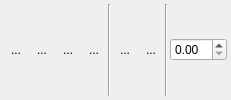
<?xml version="1.0" encoding="UTF-8"?>
<ui version="4.0">
 <class>FrameEditor</class>
 <widget class="QWidget" name="FrameEditor">
  <property name="windowTitle">
   <string>Form</string>
  </property>
  <layout class="QHBoxLayout" name="horizontalLayout">
   <property name="spacing">
    <number>2</number>
   </property>
   <property name="leftMargin">
    <number>4</number>
   </property>
   <property name="topMargin">
    <number>4</number>
   </property>
   <property name="rightMargin">
    <number>4</number>
   </property>
   <property name="bottomMargin">
    <number>4</number>
   </property>
   <item>
    <widget class="QToolButton" name="frameLeft">
     <property name="text">
      <string>...</string>
     </property>
     <property name="icon">
      <iconset resource="../page_editor.qrc">
       <normaloff>:/images/frame_left.png</normaloff>:/images/frame_left.png</iconset>
     </property>
     <property name="iconSize">
      <size>
       <width>24</width>
       <height>24</height>
      </size>
     </property>
     <property name="checkable">
      <bool>true</bool>
     </property>
     <property name="autoRaise">
      <bool>true</bool>
     </property>
    </widget>
   </item>
   <item>
    <widget class="QToolButton" name="frameRight">
     <property name="text">
      <string>...</string>
     </property>
     <property name="icon">
      <iconset resource="../page_editor.qrc">
       <normaloff>:/images/frame_right.png</normaloff>:/images/frame_right.png</iconset>
     </property>
     <property name="iconSize">
      <size>
       <width>24</width>
       <height>24</height>
      </size>
     </property>
     <property name="checkable">
      <bool>true</bool>
     </property>
     <property name="autoRaise">
      <bool>true</bool>
     </property>
    </widget>
   </item>
   <item>
    <widget class="QToolButton" name="frameTop">
     <property name="text">
      <string>...</string>
     </property>
     <property name="icon">
      <iconset resource="../page_editor.qrc">
       <normaloff>:/images/frame_top.png</normaloff>:/images/frame_top.png</iconset>
     </property>
     <property name="iconSize">
      <size>
       <width>24</width>
       <height>24</height>
      </size>
     </property>
     <property name="checkable">
      <bool>true</bool>
     </property>
     <property name="autoRaise">
      <bool>true</bool>
     </property>
    </widget>
   </item>
   <item>
    <widget class="QToolButton" name="frameBottom">
     <property name="text">
      <string>...</string>
     </property>
     <property name="icon">
      <iconset resource="../page_editor.qrc">
       <normaloff>:/images/frame_bottom.png</normaloff>:/images/frame_bottom.png</iconset>
     </property>
     <property name="iconSize">
      <size>
       <width>24</width>
       <height>24</height>
      </size>
     </property>
     <property name="checkable">
      <bool>true</bool>
     </property>
     <property name="autoRaise">
      <bool>true</bool>
     </property>
    </widget>
   </item>
   <item>
    <widget class="Line" name="line">
     <property name="orientation">
      <enum>Qt::Vertical</enum>
     </property>
    </widget>
   </item>
   <item>
    <widget class="QToolButton" name="frameAll">
     <property name="text">
      <string>...</string>
     </property>
     <property name="icon">
      <iconset resource="../page_editor.qrc">
       <normaloff>:/images/frame_all.png</normaloff>:/images/frame_all.png</iconset>
     </property>
     <property name="iconSize">
      <size>
       <width>24</width>
       <height>24</height>
      </size>
     </property>
     <property name="checkable">
      <bool>false</bool>
     </property>
     <property name="autoRaise">
      <bool>true</bool>
     </property>
    </widget>
   </item>
   <item>
    <widget class="QToolButton" name="frameNone">
     <property name="text">
      <string>...</string>
     </property>
     <property name="icon">
      <iconset resource="../page_editor.qrc">
       <normaloff>:/images/frame_none.png</normaloff>:/images/frame_none.png</iconset>
     </property>
     <property name="iconSize">
      <size>
       <width>24</width>
       <height>24</height>
      </size>
     </property>
     <property name="checkable">
      <bool>false</bool>
     </property>
     <property name="autoRaise">
      <bool>true</bool>
     </property>
    </widget>
   </item>
   <item>
    <widget class="Line" name="line_2">
     <property name="orientation">
      <enum>Qt::Vertical</enum>
     </property>
    </widget>
   </item>
   <item>
    <widget class="QDoubleSpinBox" name="penWidth">
     <property name="sizePolicy">
      <sizepolicy hsizetype="Maximum" vsizetype="Fixed">
       <horstretch>0</horstretch>
       <verstretch>0</verstretch>
      </sizepolicy>
     </property>
     <property name="maximum">
      <double>10.000000000000000</double>
     </property>
     <property name="singleStep">
      <double>0.100000000000000</double>
     </property>
    </widget>
   </item>
  </layout>
 </widget>
 <resources>
  <include location="../page_editor.qrc"/>
 </resources>
 <connections/>
</ui>
